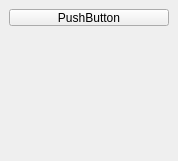
<?xml version="1.0" encoding="UTF-8"?>
<ui version="4.0">
 <class>vidbox</class>
 <widget class="QDockWidget" name="vidbox">
  <property name="geometry">
   <rect>
    <x>0</x>
    <y>0</y>
    <width>178</width>
    <height>186</height>
   </rect>
  </property>
  <property name="sizePolicy">
   <sizepolicy hsizetype="Preferred" vsizetype="Preferred">
    <horstretch>0</horstretch>
    <verstretch>0</verstretch>
   </sizepolicy>
  </property>
  <property name="minimumSize">
   <size>
    <width>0</width>
    <height>0</height>
   </size>
  </property>
  <property name="windowTitle">
   <string>Your Video</string>
  </property>
  <widget class="QWidget" name="dockWidgetContents">
   <property name="sizePolicy">
    <sizepolicy hsizetype="Preferred" vsizetype="Maximum">
     <horstretch>0</horstretch>
     <verstretch>0</verstretch>
    </sizepolicy>
   </property>
   <layout class="QGridLayout" name="gridLayout">
    <item row="0" column="0">
     <widget class="aswitch" name="vid_toggle">
      <property name="maximumSize">
       <size>
        <width>16777215</width>
        <height>17</height>
       </size>
      </property>
      <property name="text">
       <string>PushButton</string>
      </property>
     </widget>
    </item>
    <item row="1" column="0">
     <widget class="vidlab" name="vid">
      <property name="sizePolicy">
       <sizepolicy hsizetype="Fixed" vsizetype="Fixed">
        <horstretch>0</horstretch>
        <verstretch>0</verstretch>
       </sizepolicy>
      </property>
      <property name="minimumSize">
       <size>
        <width>160</width>
        <height>120</height>
       </size>
      </property>
      <property name="maximumSize">
       <size>
        <width>160</width>
        <height>120</height>
       </size>
      </property>
      <property name="text">
       <string/>
      </property>
      <property name="scaledContents">
       <bool>true</bool>
      </property>
     </widget>
    </item>
   </layout>
  </widget>
  <action name="actionPause">
   <property name="checkable">
    <bool>true</bool>
   </property>
   <property name="icon">
    <iconset resource="icons.qrc">
     <normaloff>:/new/red32/icons/PrimaryCons_Red_KenSaunders/PNGs/32x32/Media2-32x32.png</normaloff>
     <normalon>:/new/green32/icons/PrimaryCons_Green_KenSaunders/PNGs/32x32/Media2-32x32.png</normalon>:/new/red32/icons/PrimaryCons_Red_KenSaunders/PNGs/32x32/Media2-32x32.png</iconset>
   </property>
   <property name="text">
    <string>Pause</string>
   </property>
   <property name="toolTip">
    <string>Pause chat snapshots</string>
   </property>
  </action>
  <action name="actionVideo_options">
   <property name="icon">
    <iconset resource="icons.qrc">
     <normaloff>:/new/red32/icons/PrimaryCons_Red_KenSaunders/PNGs/32x32/Gears3-32x32.png</normaloff>:/new/red32/icons/PrimaryCons_Red_KenSaunders/PNGs/32x32/Gears3-32x32.png</iconset>
   </property>
   <property name="text">
    <string>Video options</string>
   </property>
   <property name="toolTip">
    <string>Pick video cameras/fix colors/etc.</string>
   </property>
  </action>
 </widget>
 <customwidgets>
  <customwidget>
   <class>vidlab</class>
   <extends>QLabel</extends>
   <header>vidlab.h</header>
  </customwidget>
  <customwidget>
   <class>aswitch</class>
   <extends>QPushButton</extends>
   <header>aswitch.h</header>
  </customwidget>
 </customwidgets>
 <resources>
  <include location="icons.qrc"/>
 </resources>
 <connections/>
</ui>
